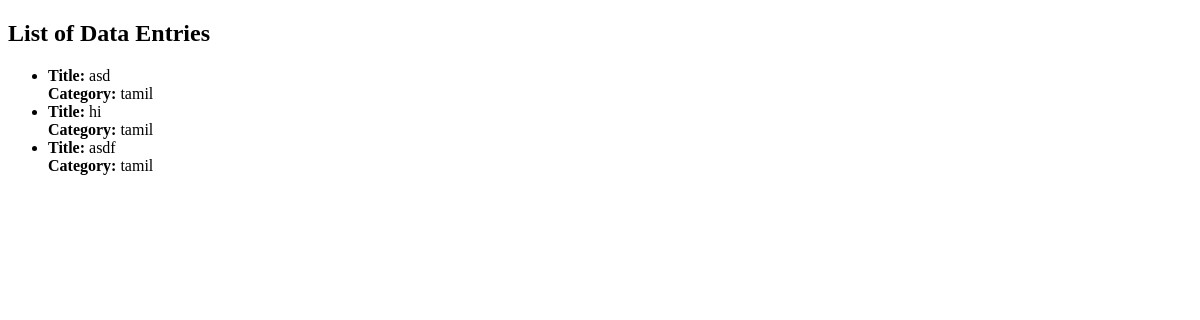
The app's page /list_data, older data.
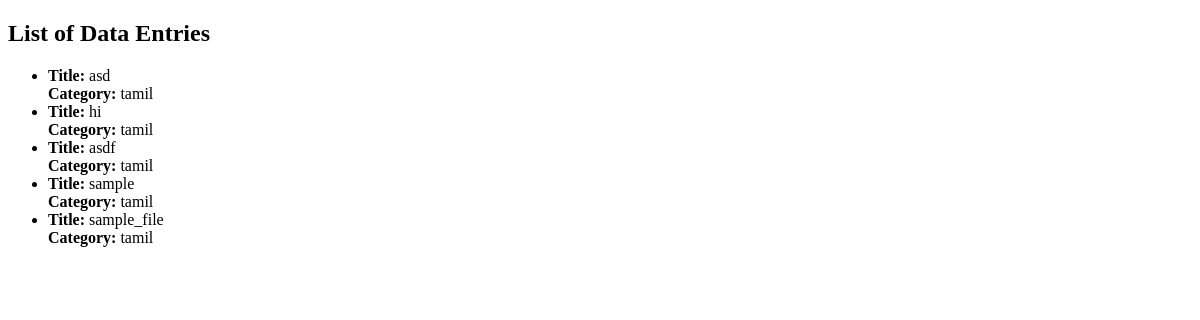
The same page, newer data.
### base/models.py (models this page shows, shortened)
class PathManager(models.Model):
    id = models.AutoField(primary_key=True)
    user_id = models.ForeignKey(User, on_delete=models.CASCADE)
    path = models.CharField(max_length=400)  # Adjust max_length as needed
    file = models.FileField(upload_to='Files/')  # Adjust upload_to as needed
    category = models.CharField(max_length=50)  # Adjust max_length as needed
    title = models.CharField(max_length=255)  # Adjust max_length as needed
    updated_date = models.DateTimeField(auto_now=True)

### base/views/FileManagement.py (the view)
# urls.py: path('list_data', list_data, name='list_data'),
def list_data(request):
    data_entries = PathManager.objects.all()
    return render(request, 'file_manager/list_data.html', {'data_entries': data_entries})

### templates/file_manager/list_data.html (shortened to what this page needs)
<!DOCTYPE html>
<html lang="en">
<head>
</head>
<body>
  <h2>List of Data Entries</h2>
  <ul>
    {% for entry in data_entries %}
      <li>
        <strong>Title:</strong> {{ entry.title }}<br>
        <strong>Category:</strong> {{ entry.category }}<br>
      </li>
    {% endfor %}
  </ul>
</body>
</html>

Row changes from the older to the newer data that the page shows:
added PathManager: title "sample", category "tamil"
added PathManager: title "sample_file", category "tamil"
